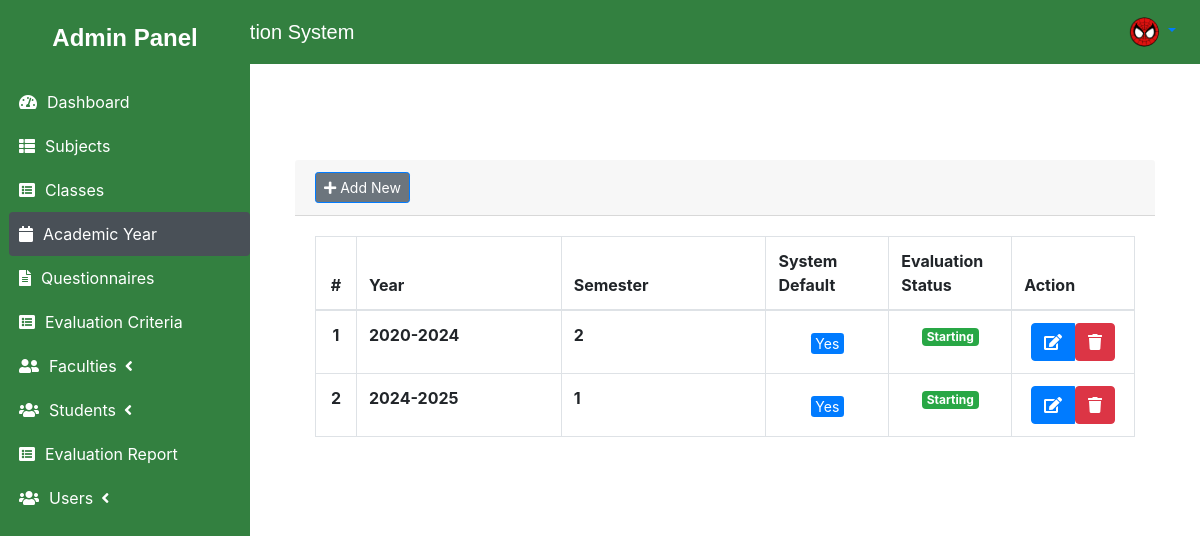
Screenshot of /academic-year (signed in) with the database file from the repository.
### tables this page shows
CREATE TABLE academic_list (
    id INTEGER PRIMARY KEY AUTOINCREMENT ,
    year text NOT NULL,
    semester INTEGER NOT NULL,
    is_default INTEGER NOT NULL,
    status INTEGER NOT NULL
);

### main.py (the view)
@app.route('/academic-year')
def academic_list():
    conn = get_db_connection()
    academic = conn.execute('SELECT id, year, semester, is_default, status FROM academic_list').fetchall()
    conn.close()
    return render_template('admin/academic_list.html', academic=academic, avatar_path=session.get('avatar_path'))

### main.py (called while the page is built)
def get_db_connection():
    conn = sqlite3.connect('database.db')
    conn.row_factory = sqlite3.Row
    return conn

### templates/admin/academic_list.html (shortened to what this page needs)
{% extends "admin/layout.html" %}
{% block content %}
<div class="container mt-5">
    <div class="col-lg-12">
        <div class="card card-outline card-primary">
            <div class="card-header">
                <div class="card-tools">
                    <a class="btn btn-secondary btn-sm btn-default btn-flat border-primary new_academic" href="{{ url_for('new_academic') }}">
                        <i class="fa fa-plus"></i> Add New
                    </a>
                </div>
            </div>
            <div class="card-body">
                <table class="table table-hover table-bordered" id="list">
                    <colgroup>
                        <col width="5%">
                        <col width="25%">
                        <col width="25%">
                        <col width="15%">
                        <col width="15%">
                        <col width="15%">
                    </colgroup>
                    <thead>
                        <tr>
                            <th class="text-center">#</th>
                            <th>Year</th>
                            <th>Semester</th>
                            <th>System Default</th>
                            <th>Evaluation Status</th>
                            <th>Action</th>
                        </tr>
                    </thead>
                    <tbody>
                        {% for acad in academic %}
                        <tr>
                            <th class="text-center">{{ loop.index }}</th>
                            <td><b>{{ acad.year }}</b></td>
                            <td><b>{{ acad.semester }}</b></td>
                            <td class="text-center">
                                {% if acad.is_default == 0 %}
                                    <button type="button" class="btn btn-secondary bg-gradient-secondary col-sm-4 btn-flat btn-sm px-1 py-0 make_default" data-id="{{ acad.id }}">No</button>
                                {% else %}
                                    <button type="button" class="btn btn-primary bg-gradient-primary col-sm-4 btn-flat btn-sm px-1 py-0">Yes</button>
                                {% endif %}
                            </td>
                            <td class="text-center">
                                {% if acad.status == 0 %}
                                    <span class="badge badge-secondary">Not yet Started</span>
                                {% elif acad.status == 1 %}
                                    <span class="badge badge-success">Starting</span>
                                {% elif acad.status == 2 %}
                                    <span class="badge badge-primary">Closed</span>
                                {% endif %}
                            </td>
                            <td class="text-center">
                                <div class="btn-group">
                                    <a href="{{ url_for('new_academic', id=acad.id) }}" data-id="{{ acad.id }}" class="btn btn-danger btn-blue btn-flat manage_academic">
                                        <i class="fas fa-edit"></i>
                                    </a>
                                    <form action="{{ url_for('delete_academic', id=acad.id) }}" method="POST" class="d-inline">
                                        <button type="submit" class="btn btn-danger btn-flat delete_academic" data-id="{{ acad.id }}">
                                            <i class="fas fa-trash"></i>
                                        </button>
                                    </form>
                                </div>
                            </td>
                        </tr>
                        {% endfor %}
                    </tbody>
                </table>
            </div>
        </div>
    </div>
</div>
{% endblock %}

### static/css/styles.css (style rules this page uses)
.card { background-color: #ffffff; border: none; border-radius: 10px; }
.btn-primary { background-color: #007bff; border: none; width: 100%; padding: 10px; margin-top: 10px; }
.btn-blue { background-color: #007bff; border-color: #007bff; color: white; }

### rows the page displays
academic_list: year "2020-2024", semester "2", is_default "Yes", status "Starting"
academic_list: year "2024-2025", semester "1", is_default "Yes", status "Starting"
